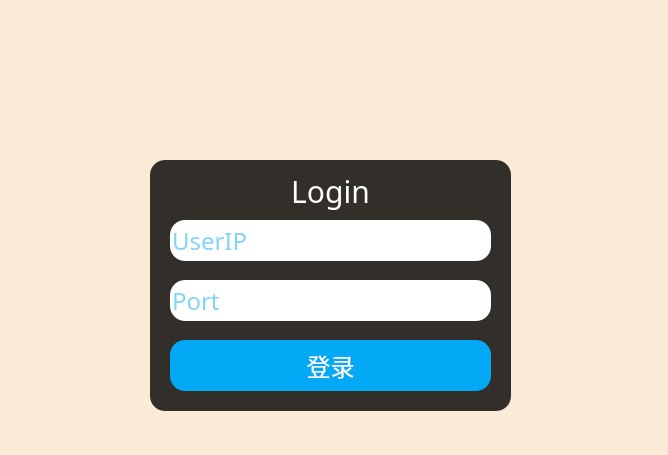
<?xml version="1.0" encoding="UTF-8"?>
<ui version="4.0">
    <class>Form</class>
    <widget class="QWidget" name="Form">
        <property name="geometry">
            <rect>
                <x>0</x>
                <y>0</y>
                <width>668</width>
                <height>455</height>
            </rect>
        </property>
        <property name="windowTitle">
            <string>Form</string>
        </property>
        <property name="styleSheet">
            <string notr="true">*{
                font-size:24px;
                font-family:sans-serif;
                }
                #Form{
                background-image:url(D:/cpp/Py zk/socketqq/ui/login.jpg);
                background-color:#FAEBD7;
                }
                QFrame{
                background:rgba(0,0,0,0.8);
                border-radius:15px;
                }
                QPushButton{
                background:#03a9f4;
                color:#fff;
                border-radius:15px;
                }
                QLineEdit{
                border-radius:15px;
                color:#03a9f4;
                }
                QLabel{
                color:#fff;
                background:transparent;
                font-size:30px;
                }
            </string>
        </property>
        <widget class="QFrame" name="frame">
            <property name="geometry">
                <rect>
                    <x>150</x>
                    <y>160</y>
                    <width>361</width>
                    <height>251</height>
                </rect>
            </property>
            <property name="frameShape">
                <enum>QFrame::StyledPanel</enum>
            </property>
            <property name="frameShadow">
                <enum>QFrame::Raised</enum>
            </property>
            <widget class="QLineEdit" name="loginIP">
                <property name="geometry">
                    <rect>
                        <x>20</x>
                        <y>60</y>
                        <width>321</width>
                        <height>41</height>
                    </rect>
                </property>
                <property name="placeholderText">
                    <string>UserIP</string>
                </property>
            </widget>
            <widget class="QLineEdit" name="loginPort">
                <property name="geometry">
                    <rect>
                        <x>20</x>
                        <y>120</y>
                        <width>321</width>
                        <height>41</height>
                    </rect>
                </property>
                <property name="text">
                    <string/>
                </property>
                <property name="placeholderText">
                    <string>Port</string>
                </property>
            </widget>
            <widget class="QPushButton" name="loginButton">
                <property name="geometry">
                    <rect>
                        <x>20</x>
                        <y>180</y>
                        <width>321</width>
                        <height>51</height>
                    </rect>
                </property>
                <property name="text">
                    <string>登录</string>
                </property>
            </widget>
            <widget class="QLabel" name="label">
                <property name="geometry">
                    <rect>
                        <x>80</x>
                        <y>10</y>
                        <width>201</width>
                        <height>41</height>
                    </rect>
                </property>
                <property name="text">
                    <string>Login</string>
                </property>
                <property name="alignment">
                    <set>Qt::AlignCenter</set>
                </property>
            </widget>
        </widget>
    </widget>
    <resources/>
    <connections/>
</ui>
